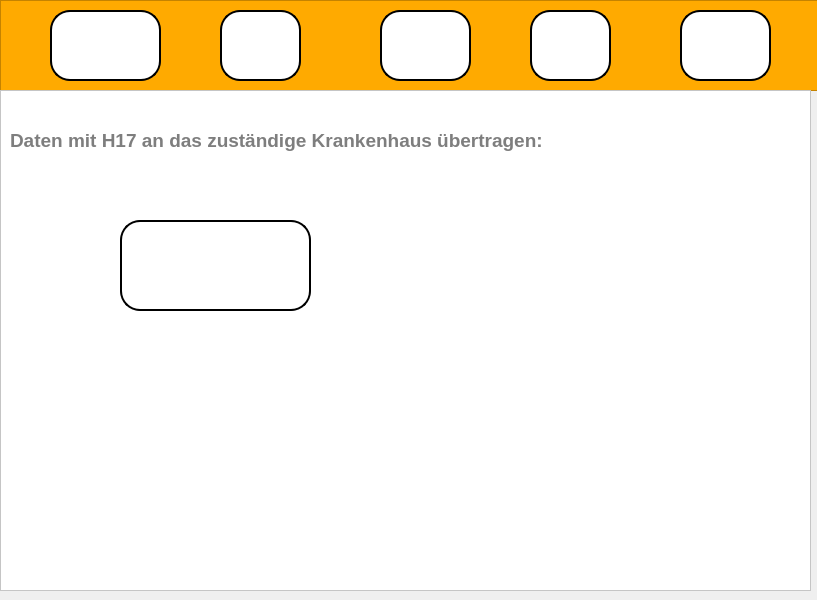
<?xml version="1.0" encoding="UTF-8"?>
<ui version="4.0">
 <class>MainWindow</class>
 <widget class="QMainWindow" name="MainWindow">
  <property name="geometry">
   <rect>
    <x>0</x>
    <y>0</y>
    <width>817</width>
    <height>600</height>
   </rect>
  </property>
  <property name="windowTitle">
   <string>MainWindow</string>
  </property>
  <property name="styleSheet">
   <string notr="true">#upline{
background-color: #ffaa00;
}
#frame{
	background-color: rgb(255, 255, 0);
}
#mainframe{
	background-color: rgb(255, 255, 255);
}
#fallanlegen,#datainputs,#diagnos,#messung,#datatransport,#anlegen,#qrcode,#eingabe,#messungstaste,#micro,#uploade{
border-radius: 20px; 
background-color: #ffffff;
 padding: 10px 20px;
  color: #aaffff; 
  border: none; 
border: 2px solid #000000;
}
#fallanlegen:hover,#datainputs:hover,#diagnos:hover,#messung:hover,#datatransport:hover,#anlegen:hover,#qrcode:hover,#eingabe:hover,#messungstaste:hover,#micro:hover,#uploade:hover{
background-color:#aaffff;
}
#input1,#input2,#input3,#spinBox,#pdvorname,#pd_name,#pd_geb,#pd_krank,#pd_ange{
background-color:#ffffff;
border: 2px solid #cccccc;
border-radius: 8px;
 padding: 10px 20px;
}
#input1:hover,#input2:hover,#input3:hover,#spinBox:hover{
background-color:#aaffff;
}
</string>
  </property>
  <widget class="QWidget" name="centralwidget">
   <property name="styleSheet">
    <string notr="true"/>
   </property>
   <widget class="QFrame" name="upline">
    <property name="geometry">
     <rect>
      <x>0</x>
      <y>0</y>
      <width>821</width>
      <height>91</height>
     </rect>
    </property>
    <property name="frameShape">
     <enum>QFrame::StyledPanel</enum>
    </property>
    <property name="frameShadow">
     <enum>QFrame::Raised</enum>
    </property>
    <widget class="QPushButton" name="fallanlegen">
     <property name="geometry">
      <rect>
       <x>50</x>
       <y>10</y>
       <width>111</width>
       <height>71</height>
      </rect>
     </property>
     <property name="text">
      <string/>
     </property>
     <property name="icon">
      <iconset resource="QSS/resources.qrc">
       <normaloff>:/icons/Icons/005-user.png</normaloff>:/icons/Icons/005-user.png</iconset>
     </property>
     <property name="iconSize">
      <size>
       <width>70</width>
       <height>70</height>
      </size>
     </property>
    </widget>
    <widget class="QPushButton" name="datainputs">
     <property name="geometry">
      <rect>
       <x>220</x>
       <y>10</y>
       <width>81</width>
       <height>71</height>
      </rect>
     </property>
     <property name="text">
      <string/>
     </property>
     <property name="icon">
      <iconset resource="QSS/resources.qrc">
       <normaloff>:/icons/Icons/002-medical-notes-symbol-of-a-list-paper-on-a-clipboard.png</normaloff>:/icons/Icons/002-medical-notes-symbol-of-a-list-paper-on-a-clipboard.png</iconset>
     </property>
     <property name="iconSize">
      <size>
       <width>75</width>
       <height>75</height>
      </size>
     </property>
    </widget>
    <widget class="QPushButton" name="messung">
     <property name="geometry">
      <rect>
       <x>380</x>
       <y>10</y>
       <width>91</width>
       <height>71</height>
      </rect>
     </property>
     <property name="text">
      <string/>
     </property>
     <property name="icon">
      <iconset resource="QSS/resources.qrc">
       <normaloff>:/icons/Icons/001-tray.png</normaloff>:/icons/Icons/001-tray.png</iconset>
     </property>
     <property name="iconSize">
      <size>
       <width>75</width>
       <height>75</height>
      </size>
     </property>
    </widget>
    <widget class="QPushButton" name="diagnos">
     <property name="geometry">
      <rect>
       <x>530</x>
       <y>10</y>
       <width>81</width>
       <height>71</height>
      </rect>
     </property>
     <property name="text">
      <string/>
     </property>
     <property name="icon">
      <iconset resource="QSS/resources.qrc">
       <normaloff>:/icons/Icons/009-doctor.png</normaloff>:/icons/Icons/009-doctor.png</iconset>
     </property>
     <property name="iconSize">
      <size>
       <width>75</width>
       <height>75</height>
      </size>
     </property>
    </widget>
    <widget class="QPushButton" name="datatransport">
     <property name="geometry">
      <rect>
       <x>680</x>
       <y>10</y>
       <width>91</width>
       <height>71</height>
      </rect>
     </property>
     <property name="text">
      <string/>
     </property>
     <property name="icon">
      <iconset resource="QSS/resources.qrc">
       <normaloff>:/icons/Icons/003-upload.png</normaloff>:/icons/Icons/003-upload.png</iconset>
     </property>
     <property name="iconSize">
      <size>
       <width>65</width>
       <height>65</height>
      </size>
     </property>
    </widget>
   </widget>
   <widget class="QFrame" name="mainframe">
    <property name="geometry">
     <rect>
      <x>0</x>
      <y>90</y>
      <width>811</width>
      <height>501</height>
     </rect>
    </property>
    <property name="frameShape">
     <enum>QFrame::StyledPanel</enum>
    </property>
    <property name="frameShadow">
     <enum>QFrame::Raised</enum>
    </property>
    <widget class="QCustomStackedWidgest" name="stackedWidget">
     <property name="geometry">
      <rect>
       <x>0</x>
       <y>0</y>
       <width>811</width>
       <height>501</height>
      </rect>
     </property>
     <property name="currentIndex">
      <number>4</number>
     </property>
     <widget class="QWidget" name="page1">
      <widget class="QLabel" name="label">
       <property name="geometry">
        <rect>
         <x>10</x>
         <y>10</y>
         <width>171</width>
         <height>51</height>
        </rect>
       </property>
       <property name="text">
        <string>&lt;html&gt;&lt;head/&gt;&lt;body&gt;&lt;p&gt;&lt;span style=&quot; font-size:16pt; font-weight:600; color:#8b8b8b;&quot;&gt;Notfall anlegen:&lt;/span&gt;&lt;/p&gt;&lt;/body&gt;&lt;/html&gt;</string>
       </property>
      </widget>
      <widget class="QPushButton" name="anlegen">
       <property name="geometry">
        <rect>
         <x>50</x>
         <y>80</y>
         <width>131</width>
         <height>111</height>
        </rect>
       </property>
       <property name="text">
        <string/>
       </property>
       <property name="icon">
        <iconset resource="QSS/resources.qrc">
         <normaloff>:/icons/Icons/007-group.png</normaloff>:/icons/Icons/007-group.png</iconset>
       </property>
       <property name="iconSize">
        <size>
         <width>75</width>
         <height>75</height>
        </size>
       </property>
      </widget>
      <widget class="QLineEdit" name="input3">
       <property name="geometry">
        <rect>
         <x>290</x>
         <y>200</y>
         <width>181</width>
         <height>71</height>
        </rect>
       </property>
       <property name="placeholderText">
        <string>Beschreibung</string>
       </property>
      </widget>
      <widget class="QLineEdit" name="input1">
       <property name="geometry">
        <rect>
         <x>290</x>
         <y>100</y>
         <width>171</width>
         <height>41</height>
        </rect>
       </property>
       <property name="placeholderText">
        <string>Ort</string>
       </property>
      </widget>
      <widget class="QSpinBox" name="spinBox">
       <property name="geometry">
        <rect>
         <x>290</x>
         <y>150</y>
         <width>171</width>
         <height>41</height>
        </rect>
       </property>
       <property name="specialValueText">
        <string>Anzahl</string>
       </property>
      </widget>
     </widget>
     <widget class="QWidget" name="page2">
      <widget class="QLabel" name="label_2">
       <property name="geometry">
        <rect>
         <x>10</x>
         <y>10</y>
         <width>271</width>
         <height>51</height>
        </rect>
       </property>
       <property name="text">
        <string>&lt;html&gt;&lt;head/&gt;&lt;body&gt;&lt;p&gt;&lt;span style=&quot; font-size:16pt; font-weight:600; color:#969696;&quot;&gt;Patientendaten erfassen:&lt;/span&gt;&lt;/p&gt;&lt;/body&gt;&lt;/html&gt;</string>
       </property>
      </widget>
      <widget class="QPushButton" name="qrcode">
       <property name="geometry">
        <rect>
         <x>60</x>
         <y>80</y>
         <width>101</width>
         <height>91</height>
        </rect>
       </property>
       <property name="text">
        <string/>
       </property>
       <property name="icon">
        <iconset resource="QSS/resources.qrc">
         <normaloff>:/icons/Icons/camera_disabled.png</normaloff>:/icons/Icons/camera_disabled.png</iconset>
       </property>
       <property name="iconSize">
        <size>
         <width>70</width>
         <height>70</height>
        </size>
       </property>
      </widget>
      <widget class="QPushButton" name="eingabe">
       <property name="geometry">
        <rect>
         <x>270</x>
         <y>80</y>
         <width>111</width>
         <height>81</height>
        </rect>
       </property>
       <property name="text">
        <string/>
       </property>
       <property name="icon">
        <iconset resource="QSS/resources.qrc">
         <normaloff>:/icons/Icons/edit-3_disabled.png</normaloff>:/icons/Icons/edit-3_disabled.png</iconset>
       </property>
       <property name="iconSize">
        <size>
         <width>70</width>
         <height>70</height>
        </size>
       </property>
      </widget>
      <widget class="QLineEdit" name="pdvorname">
       <property name="geometry">
        <rect>
         <x>70</x>
         <y>200</y>
         <width>141</width>
         <height>41</height>
        </rect>
       </property>
       <property name="placeholderText">
        <string>Vorname</string>
       </property>
      </widget>
      <widget class="QLineEdit" name="pd_name">
       <property name="geometry">
        <rect>
         <x>70</x>
         <y>250</y>
         <width>141</width>
         <height>41</height>
        </rect>
       </property>
       <property name="placeholderText">
        <string>Name</string>
       </property>
      </widget>
      <widget class="QLineEdit" name="pd_geb">
       <property name="geometry">
        <rect>
         <x>70</x>
         <y>300</y>
         <width>141</width>
         <height>41</height>
        </rect>
       </property>
       <property name="placeholderText">
        <string>Geb.datum</string>
       </property>
      </widget>
      <widget class="QLineEdit" name="pd_krank">
       <property name="geometry">
        <rect>
         <x>240</x>
         <y>200</y>
         <width>131</width>
         <height>41</height>
        </rect>
       </property>
       <property name="placeholderText">
        <string>Telefon</string>
       </property>
      </widget>
      <widget class="QLineEdit" name="pd_ange">
       <property name="geometry">
        <rect>
         <x>240</x>
         <y>250</y>
         <width>141</width>
         <height>41</height>
        </rect>
       </property>
       <property name="placeholderText">
        <string>Angehörige</string>
       </property>
      </widget>
     </widget>
     <widget class="QWidget" name="page3">
      <widget class="QLabel" name="label_3">
       <property name="geometry">
        <rect>
         <x>10</x>
         <y>10</y>
         <width>181</width>
         <height>41</height>
        </rect>
       </property>
       <property name="text">
        <string>&lt;html&gt;&lt;head/&gt;&lt;body&gt;&lt;p&gt;&lt;span style=&quot; font-size:16pt; font-weight:600; color:#9c9c9c;&quot;&gt;Messungen:&lt;/span&gt;&lt;/p&gt;&lt;/body&gt;&lt;/html&gt;</string>
       </property>
      </widget>
      <widget class="QPushButton" name="messungstaste">
       <property name="geometry">
        <rect>
         <x>60</x>
         <y>80</y>
         <width>181</width>
         <height>111</height>
        </rect>
       </property>
       <property name="text">
        <string/>
       </property>
       <property name="icon">
        <iconset resource="QSS/resources.qrc">
         <normaloff>:/icons/Icons/001-cardiogram.png</normaloff>:/icons/Icons/001-cardiogram.png</iconset>
       </property>
       <property name="iconSize">
        <size>
         <width>100</width>
         <height>100</height>
        </size>
       </property>
      </widget>
     </widget>
     <widget class="QWidget" name="page4">
      <widget class="QLabel" name="label_4">
       <property name="geometry">
        <rect>
         <x>10</x>
         <y>0</y>
         <width>311</width>
         <height>51</height>
        </rect>
       </property>
       <property name="text">
        <string>&lt;html&gt;&lt;head/&gt;&lt;body&gt;&lt;p&gt;&lt;span style=&quot; font-size:16pt; font-weight:600; color:#7a7a7a;&quot;&gt;Einschätzung des Notarztes:&lt;/span&gt;&lt;/p&gt;&lt;/body&gt;&lt;/html&gt;</string>
       </property>
      </widget>
      <widget class="QPlainTextEdit" name="plainTextEdit">
       <property name="geometry">
        <rect>
         <x>40</x>
         <y>170</y>
         <width>591</width>
         <height>271</height>
        </rect>
       </property>
       <property name="plainText">
        <string/>
       </property>
      </widget>
      <widget class="QPushButton" name="micro">
       <property name="geometry">
        <rect>
         <x>70</x>
         <y>50</y>
         <width>181</width>
         <height>101</height>
        </rect>
       </property>
       <property name="text">
        <string/>
       </property>
       <property name="icon">
        <iconset resource="QSS/resources.qrc">
         <normaloff>:/icons/Icons/mic_focus.png</normaloff>:/icons/Icons/mic_focus.png</iconset>
       </property>
       <property name="iconSize">
        <size>
         <width>80</width>
         <height>80</height>
        </size>
       </property>
      </widget>
     </widget>
     <widget class="QWidget" name="page5">
      <widget class="QLabel" name="label_5">
       <property name="geometry">
        <rect>
         <x>10</x>
         <y>10</y>
         <width>581</width>
         <height>81</height>
        </rect>
       </property>
       <property name="text">
        <string>&lt;html&gt;&lt;head/&gt;&lt;body&gt;&lt;p&gt;&lt;span style=&quot; font-size:14pt; font-weight:600; color:#7e7e7e;&quot;&gt;Daten mit H17 an das zuständige Krankenhaus übertragen:&lt;/span&gt;&lt;/p&gt;&lt;/body&gt;&lt;/html&gt;</string>
       </property>
      </widget>
      <widget class="QPushButton" name="uploade">
       <property name="geometry">
        <rect>
         <x>120</x>
         <y>130</y>
         <width>191</width>
         <height>91</height>
        </rect>
       </property>
       <property name="text">
        <string/>
       </property>
       <property name="icon">
        <iconset resource="QSS/resources.qrc">
         <normaloff>:/icons/Icons/008-upload-1.png</normaloff>:/icons/Icons/008-upload-1.png</iconset>
       </property>
       <property name="iconSize">
        <size>
         <width>80</width>
         <height>80</height>
        </size>
       </property>
      </widget>
     </widget>
    </widget>
   </widget>
  </widget>
 </widget>
 <customwidgets>
  <customwidget>
   <class>QCustomStackedWidgest</class>
   <extends>QStackedWidget</extends>
   <header location="global">Custom_Widgets.Widgets.h</header>
   <container>1</container>
  </customwidget>
 </customwidgets>
 <resources>
  <include location="QSS/resources.qrc"/>
 </resources>
 <connections/>
</ui>
